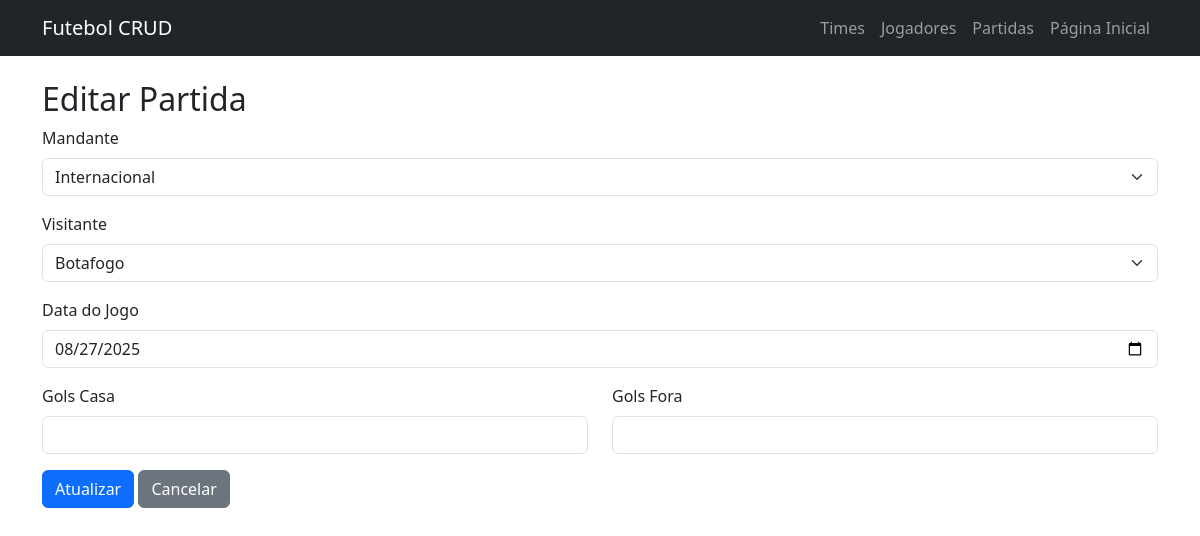
Page /public/partidas/update.php?id=2 on the committed database.
### tables this page shows
CREATE TABLE partidas (
    id INT AUTO_INCREMENT PRIMARY KEY,
    time_casa_id INT NOT NULL,
    time_fora_id INT NOT NULL,
    data_jogo DATE NOT NULL,
    FOREIGN KEY (time_casa_id) REFERENCES times(id),
    FOREIGN KEY (time_fora_id) REFERENCES times(id)
);

CREATE TABLE times (
    id INT AUTO_INCREMENT PRIMARY KEY,
    nome VARCHAR(100) NOT NULL,
    cidade VARCHAR(100) NOT NULL
);

### public/partidas/update.php (the view, shortened to what this page needs)
<?php
include('../../includes/db.php');
include('../../includes/header.php');
$id = $_GET['id'];
$stmt = $conn->prepare("SELECT * FROM partidas WHERE id = ?");
$stmt->bind_param("i", $id);
$stmt->execute();
$result = $stmt->get_result();
$partida = $result->fetch_assoc();
$times = $conn->query("SELECT * FROM times")->fetch_all(MYSQLI_ASSOC);
?>
<h2>Editar Partida</h2>
<form method="post">
    <div class="mb-3">
        <label class="form-label">Mandante</label>
        <select name="time_casa_id" class="form-select">
            <?php foreach($times as $t): ?>
                <option value="<?= $t['id'] ?>" <?= $t['id'] == $partida['time_casa_id'] ? 'selected' : '' ?>>
                    <?= $t['nome'] ?>
                </option>
            <?php endforeach; ?>
        </select>
    </div>
    <div class="mb-3">
        <label class="form-label">Visitante</label>
        <select name="time_fora_id" class="form-select">
            <?php foreach($times as $t): ?>
                <option value="<?= $t['id'] ?>" <?= $t['id'] == $partida['time_fora_id'] ? 'selected' : '' ?>>
                    <?= $t['nome'] ?>
                </option>
            <?php endforeach; ?>
        </select>
    </div>
    <div class="mb-3">
        <label class="form-label">Data do Jogo</label>
        <input type="date" name="data_jogo" class="form-control"
               value="<?= $partida['data_jogo'] ?>" required>
    </div>
    <div class="row mb-3">
        <div class="col">
            <label class="form-label">Gols Casa</label>
            <input type="number" name="gols_casa" class="form-control"
                   min="0" value="<?= $partida['gols_casa'] ?>">
        </div>
        <div class="col">
            <label class="form-label">Gols Fora</label>
            <input type="number" name="gols_fora" class="form-control"
                   min="0" value="<?= $partida['gols_fora'] ?>">
        </div>
    </div>
    <button type="submit" class="btn btn-primary">Atualizar <a href="read.php"></a></button>
    <a href="read.php" class="btn btn-secondary">Cancelar</a>
</form>

### rows in the picture
partidas: time_casa_id "Internacional", time_fora_id "Botafogo", data_jogo "08/27/2025"
